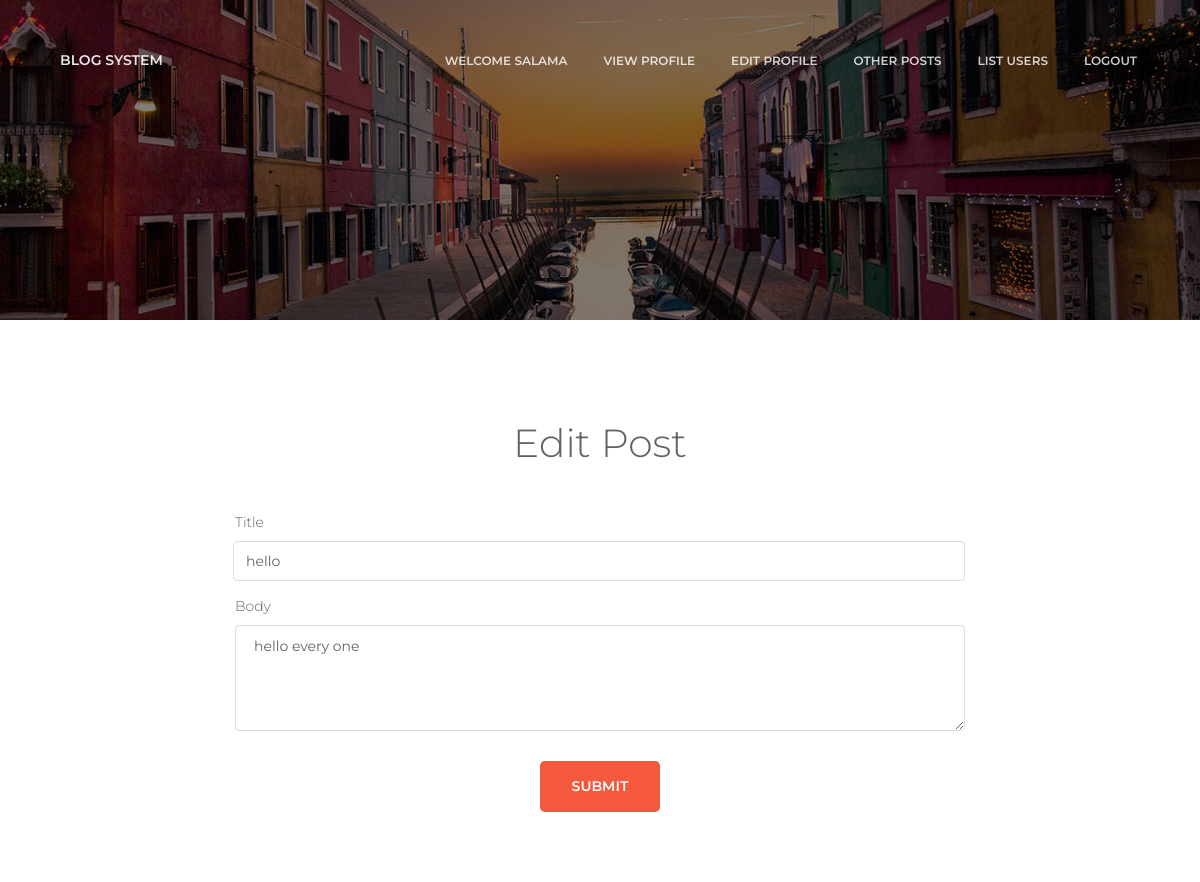
The page /addPost.php?action=edit&id=5 (signed in) on the database its author committed.
### tables this page shows
CREATE TABLE `users` (
  `id` int(20) NOT NULL,
  `username` varchar(50) NOT NULL,
  `password` varchar(50) NOT NULL,
  `image_url` text NOT NULL
);

CREATE TABLE `posts` (
  `id` int(20) NOT NULL,
  `title` varchar(50) NOT NULL,
  `body` text NOT NULL,
  `picture_url` text NOT NULL,
  `created` datetime NOT NULL,
  `user_id` int(20) NOT NULL
);

### addPost.php (the view, shortened to what this page needs)
<?php
if( isset($_SESSION['id']) ){
  $db = new PDO("mysql:host=localhost;dbname=social_blog", "root", "" , array(PDO::MYSQL_ATTR_INIT_COMMAND =>  "SET NAMES 'UTF8'") );
$sql =  $db->prepare(" SELECT * from users WHERE id = " . $_SESSION['id'] );
$myResult = $sql->execute();
$foundUser = $sql->fetchAll() ;
$foundUser =  array_shift($foundUser);
  require_once("head.php");
  ?>
    <div class="page-header page-header-xs" data-parallax="true" style="background-image: url('assets/img/fabio-mangione.jpg');">
    </div>
  <?php if( isset( $_GET['action'] )  && $_GET['action'] == 'edit' && isset( $_GET['id'] ) ){ ?>
    <?php
    $id = $_GET['id'];
    $sql =  $db->prepare(" SELECT * from posts WHERE id = \"$id\"  ");
    $myResult = $sql->execute();
    $foundPost = $sql->fetchAll() ;
    $foundPost =  array_shift($foundPost);
    ?>
    <div class="main">
      <div class="section landing-section">
        <div class="container">
          <div class="row">
            <div class="col-md-8 ml-auto mr-auto">
              <h2 class="text-center">Edit Post</h2>
              <form class="contact-form" method="post" enctype="multipart/form-data">
                <div class="row">
                  <div class="col-md-12">
                    <label>Title</label>
                    <div class="input-group">
                      <input type="text" name="title" class="form-control" placeholder="Title" required value="<?php if( isset( $foundPost['title'] ) ){ echo $foundPost['title']; } ?>">
                    </div>
                  </div>
                </div>
                <label>Body</label>
                <textarea class="form-control" name="body" rows="4" placeholder="Type Your description" required><?php if( isset( $foundPost['body'] ) ){ echo $foundPost['body']; } ?></textarea>
                <div class="row">
                  <div class="ml-auto mr-auto">
                    <input type="submit" name="edit-post" class="btn btn-danger btn-lg btn-fill" value="Submit">
                  </div>
                </div>
              </form>
            </div>
          </div>
        </div>
      </div>
    </div>
  <?php } ?>
  <?php require_once("footer.php");
}else{
  header('Location:http://'.$_SERVER['HTTP_HOST'].'/social_blog/login.php ');
}

### head.php (shortened to what this page needs)
<!DOCTYPE html>
<html lang="en">
<head>
  <link href="https://maxcdn.bootstrapcdn.com/font-awesome/latest/css/font-awesome.min.css" rel="stylesheet">
  <link href="assets/css/bootstrap.min.css" rel="stylesheet" />
  <link href="assets/css/paper-kit.css?v=2.2.0" rel="stylesheet" />
  <link href="assets/demo/demo.css" rel="stylesheet" />
</head>
<body class="register-page sidebar-collapse">
  <nav class="navbar navbar-expand-lg fixed-top navbar-transparent " color-on-scroll="300">
    <div class="container">
      <div class="navbar-translate">
        <a class="navbar-brand" href="home.php?action=view&id=<?php echo $_SESSION['id']; ?>" rel="tooltip" title="Coded by Creative Tim" data-placement="bottom" >
          Blog System
        </a>
      </div>
      <div class="collapse navbar-collapse justify-content-end" id="navigation">
        <ul class="navbar-nav">
           <li class="nav-item">
            <a href="home.php?action=view&id=<?php echo $_SESSION['id']; ?>"  class="nav-link"> Welcome <?php echo $foundUser['username']; ?></a>
          </li>
          <li class="nav-item">
            <a href="editUser.php?action=view&id=<?php echo $_SESSION['id']; ?>"  class="nav-link"> View Profile</a>
          </li>
          <li class="nav-item">
            <a href="editUser.php?action=edit&id=<?php echo $_SESSION['id']; ?>"  class="nav-link"> Edit Profile</a>
          </li>
          <li class="nav-item">
            <a href="otherPosts.php?action=view&id=<?php echo $_SESSION['id']; ?>"  class="nav-link"> Other Posts</a>
          </li>
          <li class="nav-item">
            <a href="user.php" class="nav-link"> list users</a>
          </li>
          <li class="nav-item">
            <a href="logout.php" class="nav-link"> logout</a>
          </li>
        </ul>
      </div>
    </div>
  </nav>

### rows shown on the page
users: username "SALAMA"
posts: title "hello", body "hello every one"
